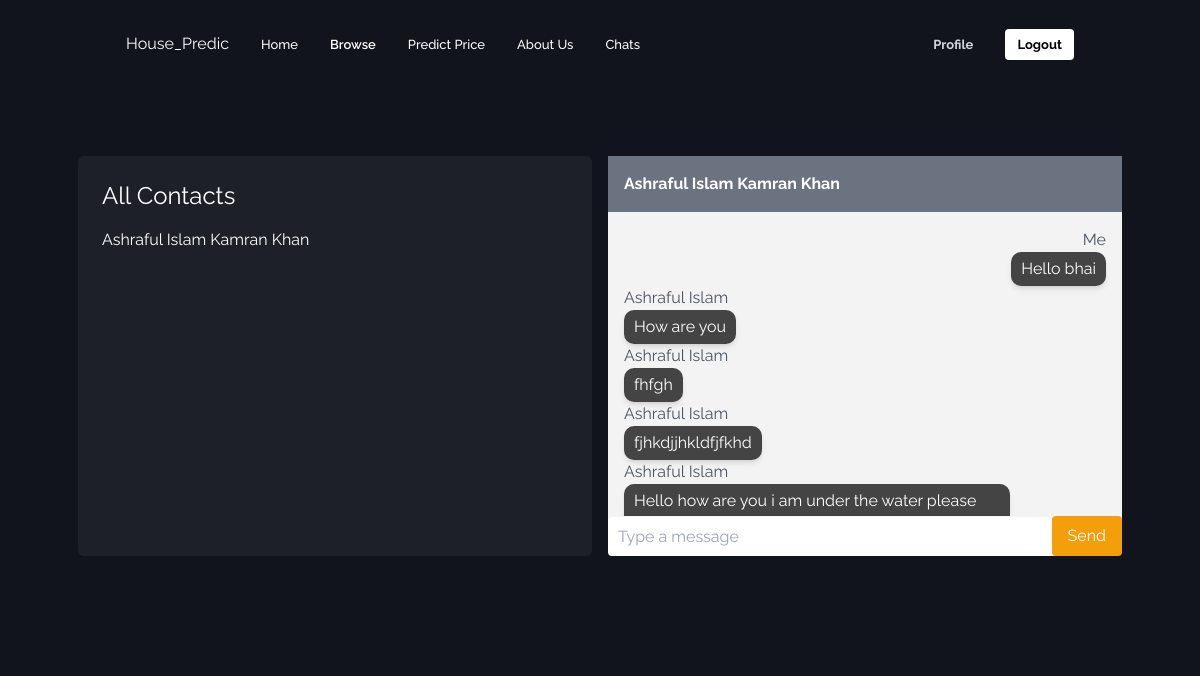
The page /chat/1/ (signed in) on the database its author committed.
### chat/models/models.py (models this page shows)
class Message(models.Model):
    sender = models.ForeignKey(User, on_delete=models.CASCADE, related_name='sent_messages')
    receiver = models.ForeignKey(User, on_delete=models.CASCADE, related_name='received_messages')
    message = models.TextField()
    seen = models.BooleanField(default=False)
    date_created = models.DateTimeField(auto_now_add=True)
    class Meta:
        ordering = ('date_created',)

### chat/views/views.py (the view)
# urls.py: path('chat/<int:pk>/', chatroom, name='chatroom'),
@login_required
def chatroom(request, pk: int):
    other_user = get_object_or_404(User, pk=pk)
    messages = Message.objects.filter(
        Q(sender=request.user, receiver=other_user) | Q(sender=other_user, receiver=request.user)
    )
    messages.update(seen=True)
    current_user = request.user
    receiver_ids_sent = Message.objects.filter(sender=current_user).values_list('receiver', flat=True).distinct()
    sender_ids_received = Message.objects.filter(receiver=current_user).values_list('sender', flat=True).distinct()
    combined_user_ids = set(receiver_ids_sent) | set(sender_ids_received)
    users_info = User.objects.filter(id__in=combined_user_ids).values('id', 'username', 'first_name', 'last_name')
    return render(request, 'chat/chatroom.html',
                  {'other_user': other_user, 'messages': messages, 'users_info': users_info, 'user': current_user})

### chat/templates/chat/chatroom.html (shortened to what this page needs)
{% extends 'base.html' %}
{% block content %}
    <div class="mx-auto max-w-7xl grid 2xl:grid-cols-2 xl:grid-cols-2 lg:grid-cols-2 md:grid-cols-1 sm:grid-cols-1 gap-4 rounded-xl my-20 border border-amber-200 ">
        <div class="bg-[#1E2029] p-6 lg:h-[400px] sm:h-[250px] rounded-md">
            <div class="text-white text-2xl mb-4">All Contacts</div>
            <div>
                {% for user in users_info %}
                <h6>
                    <a href="{% url 'chats:chatroom' user.id %}" class="text-white hover:text-amber-500">
                        {{ user.first_name }} {{ user.last_name }}
                    </a>
                </h6>
                {% endfor %}
            </div>
        </div>
        <div class="bg-[#f3f3f3] h-[400px] rounded-md">
            <div class="bg-gray-500 p-4 font-bold text-white border-b-2 border-gray-700">
                {{ other_user.first_name }} {{ other_user.last_name }}
            </div>
            <div class="p-4 h-[304px] overflow-y-auto " id="messages-area">
                {% for message in messages %}
                <div class="message {% if message.sender == request.user %}text-right{% else %}text-left{% endif %}">
                    <div class="sent-by text-gray-600">
                        {% if message.sender == request.user %}Me{% else %}
                        {{ message.sender.first_name }}{% endif %}
                    </div>
                    <div class="content text-white bg-white p-2 rounded-lg shadow-md">{{ message.message }}</div>
                </div>
                {% endfor %}
            </div>
            <div class="flex items-center border-t border-gray-300">
                <input type="text" id="message-input" class="p-4 border rounded border-gray-300" placeholder="Type a message">
                <button id="send-btn" class="  bg-amber-500 rounded text-white px-4 py-2">Send</button>
            </div>
        </div>
    </div>
{% endblock %}

### chat/templates/chat/chatroom.html (style rules this page uses)
* { font-family: "Raleway", sans-serif; margin: 0; padding: 0; box-sizing: border-box; text-decoration: none; outline: none; border: none; }
body { max-height: fit-content; background-color: #12141D; background-attachment: fixed; background-position: center; overflow-x: hidden; }
#message-input { padding: 10px; width: 100%; height: 50%; }
.message .content { background: #444; padding: 5px 10px; border-radius: 10px; max-width: 80%; display: inline-block; }

### rows shown on the page
Message: shows "Me", message "Hello bhai"
Message: sender.first_name "Ashraful Islam", message "How are you"
Message: sender.first_name "Ashraful Islam", message "fhfgh"
Message: sender.first_name "Ashraful Islam", message "fjhkdjjhkldfjfkhd"
Message: sender.first_name "Ashraful Islam", message "Hello how are you i am under the water please…"

### other values the page prints
{{ user.first_name }} "Ashraful Islam"
{{ user.last_name }} "Kamran Khan"
{{ other_user.first_name }} "Ashraful Islam"
{{ other_user.last_name }} "Kamran Khan"
